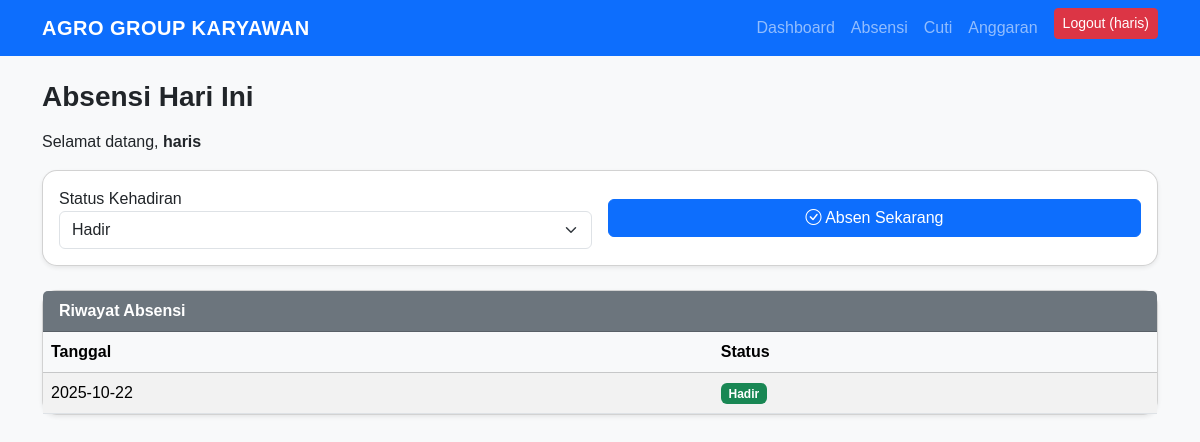
Page /karyawan/absensi.php (signed in) on the committed database.
### tables this page shows
CREATE TABLE `karyawan` (
  `id` int(11) NOT NULL,
  `nama` varchar(100) NOT NULL,
  `email` varchar(100) NOT NULL,
  `password` varchar(255) NOT NULL,
  `role` enum('admin','karyawan') DEFAULT 'karyawan',
  `sisa_cuti` int(11) DEFAULT 4
);

CREATE TABLE `absensi` (
  `id` int(11) NOT NULL,
  `karyawan_id` int(11) NOT NULL,
  `tanggal` date NOT NULL,
  `status` enum('Hadir','Izin','Sakit','Alpha') DEFAULT 'Hadir'
);

### karyawan/absensi.php (the view, shortened to what this page needs)
<?php
require '../config/db.php';
$uid = $_SESSION['user_id'];
$stmt_user = $conn->prepare("SELECT nama FROM karyawan WHERE id=?");
$stmt_user->bind_param("i", $uid);
$stmt_user->execute();
$user = $stmt_user->get_result()->fetch_assoc();
$stmt_hist = $conn->prepare("SELECT tanggal, status FROM absensi WHERE karyawan_id=? ORDER BY tanggal DESC");
$stmt_hist->bind_param("i", $uid);
$stmt_hist->execute();
$res = $stmt_hist->get_result();
?>
<!DOCTYPE html>
<html lang="id">
<head>
<link href="https://cdn.jsdelivr.net/npm/bootstrap@5.3.3/dist/css/bootstrap.min.css" rel="stylesheet">
<link href="../assets/css/style.css" rel="stylesheet">
<link href="https://cdn.jsdelivr.net/npm/bootstrap-icons@1.10.5/font/bootstrap-icons.css" rel="stylesheet">
</head>
<body class="bg-light">
<?php include '../includes/navbar.php'; ?>
<div class="container mt-4">
  <h3 class="fw-bold mb-3">Absensi Hari Ini</h3>
  <p>Selamat datang, <strong><?= htmlspecialchars($user['nama']); ?></strong></p>
  <div class="card mb-4 shadow-sm">
    <div class="card-body">
      <form method="POST" class="row g-3 align-items-center">
        <div class="col-md-6">
          <label>Status Kehadiran</label>
          <select name="status" class="form-select" required>
            <option value="Hadir">Hadir</option>
          </select>
        </div>
        <div class="col-md-6 d-flex align-items-end">
          <button type="submit" name="submit" class="btn btn-primary w-100"><i class="bi bi-check-circle"></i> Absen Sekarang</button>
        </div>
      </form>
    </div>
  </div>
  <div class="card shadow-sm">
    <div class="card-header bg-secondary text-white fw-bold">Riwayat Absensi</div>
    <div class="card-body p-0">
      <div class="table-responsive">
        <table class="table table-striped mb-0">
          <thead class="table-light">
            <tr>
              <th>Tanggal</th>
              <th>Status</th>
            </tr>
          </thead>
          <tbody>
            <?php if($res->num_rows > 0): ?>
              <?php while($row = $res->fetch_assoc()): ?>
                <tr>
                  <td><?= htmlspecialchars($row['tanggal']); ?></td>
                  <td>
                    <?php if($row['status']=='Hadir'): ?>
                      <span class="badge bg-success"><?= $row['status']; ?></span>
                    <?php elseif($row['status']=='Izin'): ?>
                      <span class="badge bg-warning text-dark"><?= $row['status']; ?></span>
                    <?php else: ?>
                      <span class="badge bg-danger"><?= $row['status']; ?></span>
                    <?php endif; ?>
                  </td>
                </tr>
              <?php endwhile; ?>
            <?php else: ?>
              <tr><td colspan="2" class="text-center text-muted">Belum ada absensi.</td></tr>
            <?php endif; ?>
          </tbody>
        </table>
      </div>
    </div>
  </div>
</div>
</body>
</html>

### assets/css/style.css (style rules this page uses)
body { font-family: 'Poppins', sans-serif; background-color: #f8f9fb; }
.card { border-radius: 15px; transition: transform 0.2s ease, box-shadow 0.2s ease; }

### rows in the picture
karyawan: nama "haris"
absensi: tanggal "2025-10-22", status "Hadir"

### other values in the picture
$role "KARYAWAN"
$nama "haris"
